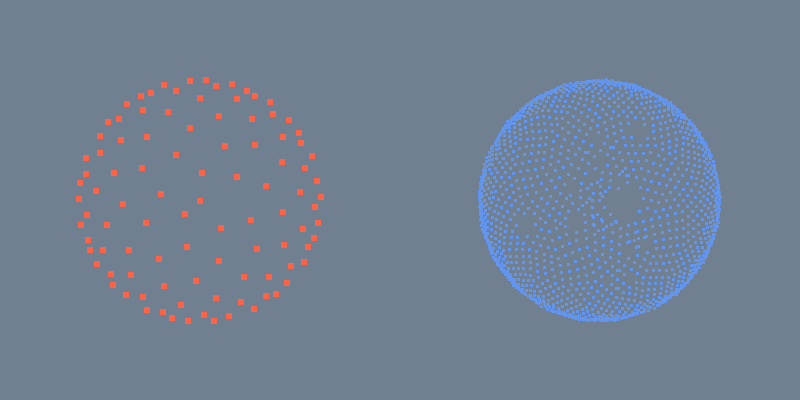

Write the Python code that produced this figure.
#!/usr/bin/env python

# Densify a sparse point cloud using vtkDensifyPointCloudFilter.
# The left viewport shows the original sparse cloud and the right
# shows the densified result with additional interpolated points.

import math

# Factory overrides: importing these modules registers the OpenGL rendering
# and interaction style implementations for vtkRenderingCore factory classes.
import vtkmodules.vtkInteractionStyle  # noqa: F401
import vtkmodules.vtkRenderingOpenGL2  # noqa: F401
# VTK pipeline classes used in this example
from vtkmodules.vtkCommonCore import vtkPoints
from vtkmodules.vtkCommonDataModel import (
    vtkCellArray,
    vtkPolyData,
)
from vtkmodules.vtkFiltersGeneral import vtkVertexGlyphFilter
from vtkmodules.vtkFiltersPoints import vtkDensifyPointCloudFilter
from vtkmodules.vtkRenderingCore import (
    vtkActor,
    vtkPolyDataMapper,
    vtkRenderWindow,
    vtkRenderWindowInteractor,
    vtkRenderer,
)

# Colors (normalized RGB)
tomato_rgb = (1.000, 0.388, 0.278)
cornflower_blue_rgb = (0.392, 0.584, 0.929)
slate_gray_background_rgb = (0.439, 0.502, 0.565)

# Source: create a sparse point cloud on a hemisphere
points = vtkPoints()
vertices = vtkCellArray()
for i in range(100):
    phi = math.acos(1.0 - (i / 100.0))
    theta = math.pi * (1.0 + 5.0**0.5) * i
    x = math.sin(phi) * math.cos(theta)
    y = math.sin(phi) * math.sin(theta)
    z = math.cos(phi)
    pid = points.InsertNextPoint(x, y, z)
    vertices.InsertNextCell(1, [pid])

sparse_cloud = vtkPolyData()
sparse_cloud.SetPoints(points)
sparse_cloud.SetVerts(vertices)

# ---- Left viewport: original sparse cloud ----
sparse_mapper = vtkPolyDataMapper()
sparse_mapper.SetInputData(sparse_cloud)

sparse_actor = vtkActor()
sparse_actor.SetMapper(sparse_mapper)
sparse_actor.GetProperty().SetColor(tomato_rgb)
sparse_actor.GetProperty().SetPointSize(6)

left_renderer = vtkRenderer()
left_renderer.SetViewport(0.0, 0.0, 0.5, 1.0)
left_renderer.AddActor(sparse_actor)
left_renderer.SetBackground(slate_gray_background_rgb)

# ---- Right viewport: densified cloud ----
densify = vtkDensifyPointCloudFilter()
densify.SetInputData(sparse_cloud)
densify.SetTargetDistance(0.1)
densify.SetMaximumNumberOfIterations(3)

dense_verts = vtkVertexGlyphFilter()
dense_verts.SetInputConnection(densify.GetOutputPort())

dense_mapper = vtkPolyDataMapper()
dense_mapper.SetInputConnection(dense_verts.GetOutputPort())

dense_actor = vtkActor()
dense_actor.SetMapper(dense_mapper)
dense_actor.GetProperty().SetColor(cornflower_blue_rgb)
dense_actor.GetProperty().SetPointSize(3)

right_renderer = vtkRenderer()
right_renderer.SetViewport(0.5, 0.0, 1.0, 1.0)
right_renderer.AddActor(dense_actor)
right_renderer.SetBackground(slate_gray_background_rgb)

# Window: display the rendered scene
render_window = vtkRenderWindow()
render_window.AddRenderer(left_renderer)
render_window.AddRenderer(right_renderer)
render_window.SetWindowName("densify pointcloud")
render_window.SetMultiSamples(0)
render_window.SetSize(800, 400)

# Scene: configure the camera
left_renderer.ResetCamera()
right_renderer.SetActiveCamera(left_renderer.GetActiveCamera())

# Interactor: handle mouse and keyboard events
render_window_interactor = vtkRenderWindowInteractor()
render_window_interactor.SetRenderWindow(render_window)

# Launch the interactive visualization
render_window_interactor.Initialize()
render_window_interactor.Start()
